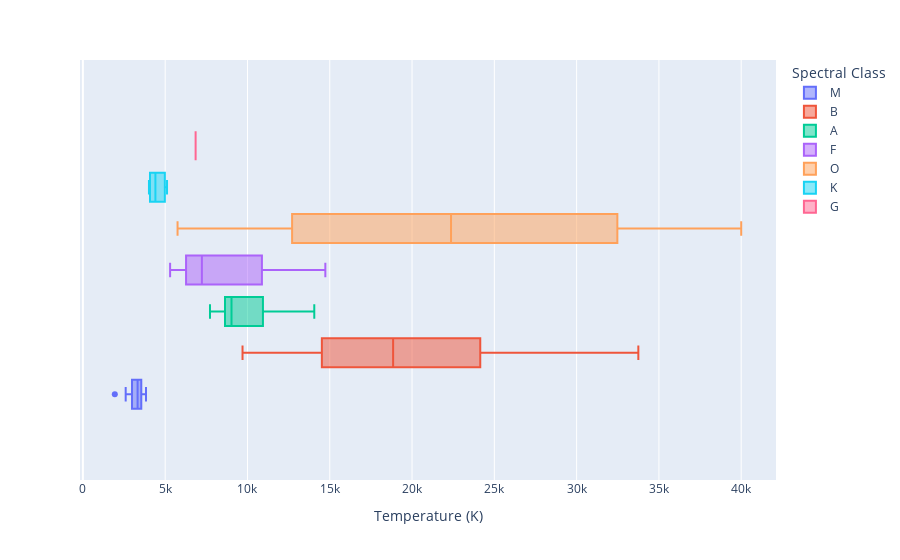
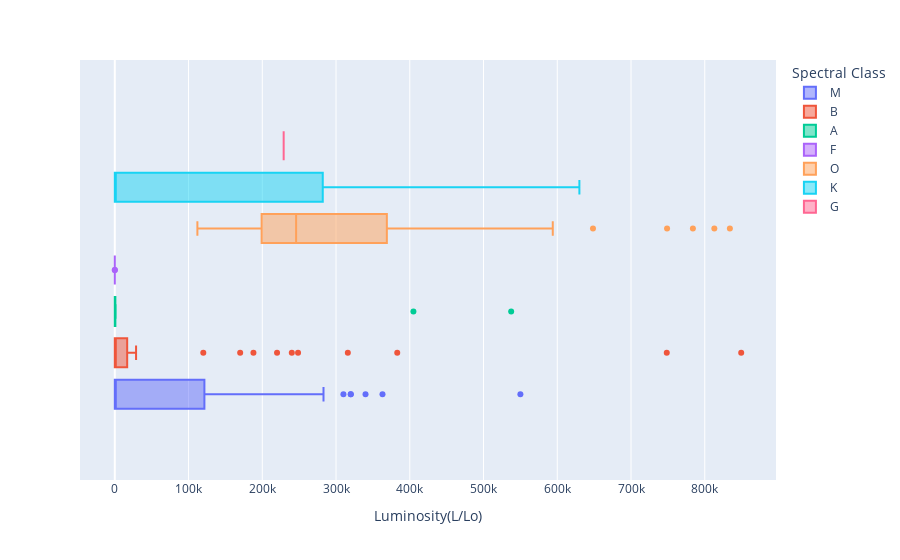
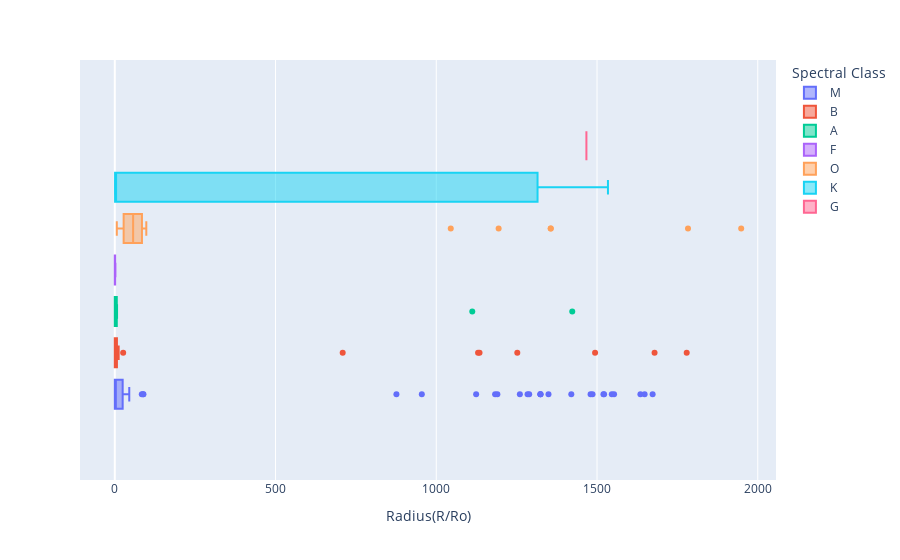
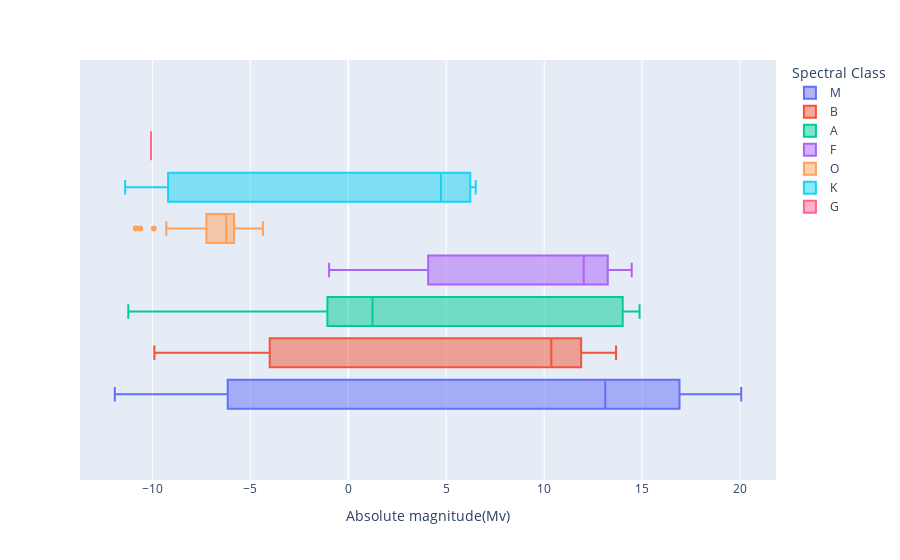

Source (notebook cell) for these figures, in order:
### Markdown cell above
## Data Visualization
### Box Plots - Compare the Spectral Class to every other feature

### Code cell
# https://www.kaggle.com/code/creepycrap/star-type-pred-100-acc-feat-funkyml
col = ['Temperature (K)', 'Luminosity(L/Lo)', 'Radius(R/Ro)',
       'Absolute magnitude(Mv)', 'Star type', 'Star color']
for column in col:
    fig = px.box(data, x = data[column], color = 'Spectral Class')
    fig.show()

### Figure 1 — Plotly figure (JSON) as saved in the notebook; plotly's stock layout.template omitted (floating-point values rounded to 4 significant figures)
{"data": [{"alignmentgroup": "True", "hovertemplate": "Spectral Class=M<br>Temperature (K)=%{x}<extra></extra>", "legendgroup": "M", "marker": {"color": "#636efa"}, "name": "M", "notched": false, "offsetgroup": "M", "orientation": "h", "showlegend": true, "type": "box", "x": [3068, 3042, 2600, 2800, 1939, 2840, 2637, 2600, 2650, 2700, 3600, 3129, 3134, 3628, 2650, 3340, 2799, 3692, 3192, 3441, 3826, 3365, 3270, 3200, 3008, 3600, 3575, 3574, 3625, 3490, 3750, 3834, 3749, 3650, 3450, 3660, 3450, 3752, 3535, 3341, 3432, 2983, 2835, 2935, 3295, 2945, 2817, 2774, 2871, 3345, 3607, 3304, 3150, 3550, 3180, 2890, 3342, 2621, 3158, 3459, 3605, 3615, 3399, 3610, 3553, 3625, 3780, 3323, 3531, 3218, 3146, 3511, 3225, 2935, 2861, 2856, 2731, 3095, 3607, 3100, 2989, 3542, 3243, 3091, 3598, 3324, 3541, 3570, 3500, 3600, 3614, 2831, 2914, 3419, 3218, 3453, 2889, 2968, 3484, 2778, 3523, 3462, 3257, 2994, 3212, 3523, 3598, 3142, 3496, 3324, 3463], "x0": " ", "xaxis": "x", "y0": " ", "yaxis": "y"}, {"alignmentgroup": "True", "hovertemplate": "Spectral Class=B<br>Temperature (K)=%{x}<extra></extra>", "legendgroup": "B", "marker": {"color": "#EF553B"}, "name": "B", "notched": false, "offsetgroup": "B", "orientation": "h", "showlegend": true, "type": "box", "x": [25000, 16500, 30000, 15276, 9700, 33750, 17200, 14100, 12010, 10980, 19860, 33300, 13420, 21020, 18290, 14520, 11900, 12912, 12984, 29560, 16390, 25070, 28700, 26140, 20120, 26000, 11000, 12100, 24490, 16790, 15680, 14982, 13340, 18340, 19920, 24020, 23092, 17920, 19360, 22350, 22012, 19400, 17140, 24145, 27739, 21904], "x0": " ", "xaxis": "x", "y0": " ", "yaxis": "y"}, {"alignmentgroup": "True", "hovertemplate": "Spectral Class=A<br>Temperature (K)=%{x}<extra></extra>", "legendgroup": "A", "marker": {"color": "#00cc96"}, "name": "A", "notched": false, "offsetgroup": "A", "orientation": "h", "showlegend": true, "type": "box", "x": [7740, 8500, 8570, 8052, 8930, 9675, 9030, 11250, 12098, 8924, 7723, 8945, 14060, 13023, 10012, 13089, 9320, 8829, 9235], "x0": " ", "xaxis": "x", "y0": " ", "yaxis": "y"}, {"alignmentgroup": "True", "hovertemplate": "Spectral Class=F<br>Temperature (K)=%{x}<extra></extra>", "legendgroup": "F", "marker": {"color": "#ab63fa"}, "name": "F", "notched": false, "offsetgroup": "F", "orientation": "h", "showlegend": true, "type": "box", "x": [7220, 12990, 7700, 11790, 7230, 5800, 6757, 6380, 5936, 5587, 7100, 10574, 13720, 5300, 7720, 14732, 8250], "x0": " ", "xaxis": "x", "y0": " ", "yaxis": "y"}, {"alignmentgroup": "True", "hovertemplate": "Spectral Class=O<br>Temperature (K)=%{x}<extra></extra>", "legendgroup": "O", "marker": {"color": "#FFA15A"}, "name": "O", "notched": false, "offsetgroup": "O", "orientation": "h", "showlegend": true, "type": "box", "x": [39000, 36108, 40000, 23000, 17120, 11096, 14245, 24630, 12893, 24345, 33421, 37800, 25390, 11567, 12675, 5752, 8927, 7282, 19923, 26373, 17383, 9373, 18000, 34190, 32460, 23678, 12749, 9383, 23440, 16787, 18734, 9892, 10930, 23095, 21738, 38234, 32489, 38940, 30839, 37882], "x0": " ", "xaxis": "x", "y0": " ", "yaxis": "y"}, {"alignmentgroup": "True", "hovertemplate": "Spectral Class=K<br>Temperature (K)=%{x}<extra></extra>", "legendgroup": "K", "marker": {"color": "#19d3f3"}, "name": "K", "notched": false, "offsetgroup": "K", "orientation": "h", "showlegend": true, "type": "box", "x": [4526, 4077, 4980, 5112, 4015, 4287], "x0": " ", "xaxis": "x", "y0": " ", "yaxis": "y"}, {"alignmentgroup": "True", "hovertemplate": "Spectral Class=G<br>Temperature (K)=%{x}<extra></extra>", "legendgroup": "G", "marker": {"color": "#FF6692"}, "name": "G", "notched": false, "offsetgroup": "G", "orientation": "h", "showlegend": true, "type": "box", "x": [6850], "x0": " ", "xaxis": "x", "y0": " ", "yaxis": "y"}], "layout": {"boxmode": "group", "legend": {"title": {"text": "Spectral Class"}, "tracegroupgap": 0}, "margin": {"t": 60}, "xaxis": {"anchor": "y", "domain": [0, 1], "title": {"text": "Temperature (K)"}}, "yaxis": {"anchor": "x", "domain": [0, 1]}}}

### Figure 2 — Plotly figure (JSON) as saved in the notebook; plotly's stock layout.template omitted (floating-point values rounded to 4 significant figures)
{"data": [{"alignmentgroup": "True", "hovertemplate": "Spectral Class=M<br>Luminosity(L/Lo)=%{x}<extra></extra>", "legendgroup": "M", "marker": {"color": "#636efa"}, "name": "M", "notched": false, "offsetgroup": "M", "orientation": "h", "showlegend": true, "type": "box", "x": [0.0024, 0.0005, 0.0003, 0.0002, 0.000138, 0.00065, 0.00073, 0.0004, 0.00069, 0.00018, 0.0029, 0.0122, 0.0004, 0.0055, 0.0006, 0.0038, 0.0018, 0.00367, 0.00362, 0.039, 200000, 340000, 150000, 195000, 280000, 320000, 123000, 200000, 184000, 270000, 283000, 272000, 550000, 310000, 263000, 363000, 174000, 209000, 195000, 0.0056, 0.00067, 0.00024, 0.00034, 0.00014, 0.00098, 0.00032, 0.00098, 0.00036, 0.00072, 0.021, 0.022, 0.0085, 0.0088, 0.004, 0.001, 0.0034, 0.0015, 0.0006, 0.00135, 100000, 126000, 200000, 117000, 132000, 145000, 74000, 200000, 0.00043, 0.00093, 0.00054, 0.00015, 0.00064, 0.00076, 0.00087, 0.00019, 0.000896, 0.000437, 0.00019, 0.00023, 0.008, 0.0087, 0.0009, 0.0023, 0.0081, 0.0011, 0.0034, 0.0013, 320000, 138000, 240000, 145000, 0.000231, 0.000631, 0.000245, 0.000452, 0.000621, 0.000352, 0.000461, 0.000551, 0.000849, 0.000957, 0.0053, 0.0024, 0.0072, 0.0016, 0.0054, 0.0027, 0.00132, 0.00125, 0.0065, 0.0027], "x0": " ", "xaxis": "x", "y0": " ", "yaxis": "y"}, {"alignmentgroup": "True", "hovertemplate": "Spectral Class=B<br>Luminosity(L/Lo)=%{x}<extra></extra>", "legendgroup": "B", "marker": {"color": "#EF553B"}, "name": "B", "notched": false, "offsetgroup": "B", "orientation": "h", "showlegend": true, "type": "box", "x": [0.056, 0.013, 28840, 1136, 74, 220000, 0.00098, 0.00067, 0.00078, 0.00074, 0.0011, 240000, 0.00059, 0.0015, 0.0013, 0.00082, 0.00067, 0.00071, 0.00088, 188000, 1278, 14500, 16790, 14520, 4720, 316000, 170000, 120000, 248490, 0.0014, 0.00122, 0.00118, 0.00109, 0.00134, 0.00156, 0.00159, 0.00132, 0.00111, 0.00125, 12450, 6748, 10920, 883, 382993, 849420, 748490], "x0": " ", "xaxis": "x", "y0": " ", "yaxis": "y"}, {"alignmentgroup": "True", "hovertemplate": "Spectral Class=A<br>Luminosity(L/Lo)=%{x}<extra></extra>", "legendgroup": "A", "marker": {"color": "#00cc96"}, "name": "A", "notched": false, "offsetgroup": "A", "orientation": "h", "showlegend": true, "type": "box", "x": [0.00049, 0.0005, 0.00081, 8.7, 0.00056, 0.00045, 45, 672, 689, 0.00028, 0.00014, 38, 1092, 998, 552, 788, 29, 537493, 404940], "x0": " ", "xaxis": "x", "y0": " ", "yaxis": "y"}, {"alignmentgroup": "True", "hovertemplate": "Spectral Class=F<br>Luminosity(L/Lo)=%{x}<extra></extra>", "legendgroup": "F", "marker": {"color": "#ab63fa"}, "name": "F", "notched": false, "offsetgroup": "F", "orientation": "h", "showlegend": true, "type": "box", "x": [0.00017, 8.5e-05, 0.00011, 0.00015, 8e-05, 0.81, 1.43, 1.35, 1.357, 0.819, 0.00029, 0.00014, 0.00018, 0.59, 7.92, 0.00011, 9.25], "x0": " ", "xaxis": "x", "y0": " ", "yaxis": "y"}, {"alignmentgroup": "True", "hovertemplate": "Spectral Class=O<br>Luminosity(L/Lo)=%{x}<extra></extra>", "legendgroup": "O", "marker": {"color": "#FFA15A"}, "name": "O", "notched": false, "offsetgroup": "O", "orientation": "h", "showlegend": true, "type": "box", "x": [204000, 198000, 813000, 127000, 235000, 112000, 231000, 363000, 184000, 142000, 352000, 202900, 223000, 251000, 452000, 245000, 239000, 131000, 152000, 198000, 342900, 424520, 200000, 198200, 173800, 244290, 332520, 342940, 537430, 246730, 224780, 593900, 783930, 347820, 748890, 272830, 648430, 374830, 834042, 294903], "x0": " ", "xaxis": "x", "y0": " ", "yaxis": "y"}, {"alignmentgroup": "True", "hovertemplate": "Spectral Class=K<br>Luminosity(L/Lo)=%{x}<extra></extra>", "legendgroup": "K", "marker": {"color": "#19d3f3"}, "name": "K", "notched": false, "offsetgroup": "K", "orientation": "h", "showlegend": true, "type": "box", "x": [0.153, 0.085, 0.357, 0.63, 282000, 630000], "x0": " ", "xaxis": "x", "y0": " ", "yaxis": "y"}, {"alignmentgroup": "True", "hovertemplate": "Spectral Class=G<br>Luminosity(L/Lo)=%{x}<extra></extra>", "legendgroup": "G", "marker": {"color": "#FF6692"}, "name": "G", "notched": false, "offsetgroup": "G", "orientation": "h", "showlegend": true, "type": "box", "x": [229000], "x0": " ", "xaxis": "x", "y0": " ", "yaxis": "y"}], "layout": {"boxmode": "group", "legend": {"title": {"text": "Spectral Class"}, "tracegroupgap": 0}, "margin": {"t": 60}, "xaxis": {"anchor": "y", "domain": [0, 1], "title": {"text": "Luminosity(L/Lo)"}}, "yaxis": {"anchor": "x", "domain": [0, 1]}}}

### Figure 3 — Plotly figure (JSON) as saved in the notebook; plotly's stock layout.template omitted (floating-point values rounded to 4 significant figures)
{"data": [{"alignmentgroup": "True", "hovertemplate": "Spectral Class=M<br>Radius(R/Ro)=%{x}<extra></extra>", "legendgroup": "M", "marker": {"color": "#636efa"}, "name": "M", "notched": false, "offsetgroup": "M", "orientation": "h", "showlegend": true, "type": "box", "x": [0.17, 0.1542, 0.102, 0.16, 0.103, 0.11, 0.127, 0.096, 0.11, 0.13, 0.51, 0.3761, 0.196, 0.393, 0.14, 0.24, 0.16, 0.47, 0.1967, 0.351, 19, 23, 88, 17, 25, 29, 45, 89, 84, 1520, 1260, 1183, 1648, 1324, 1349, 1673, 1284, 955, 1546, 0.057, 0.19, 0.094, 0.0918, 0.116, 0.132, 0.093, 0.0911, 0.118, 0.12, 0.273, 0.38, 0.18, 0.35, 0.291, 0.35, 0.24, 0.307, 0.098, 0.161, 1289, 1124, 1635, 1486, 1522, 1324, 876, 1324, 0.0912, 0.0976, 0.11, 0.0932, 0.109, 0.121, 0.0932, 0.0899, 0.0782, 0.0856, 0.492, 0.38, 0.31, 0.34, 0.62, 0.73, 0.24, 0.56, 0.34, 0.256, 1480, 1420, 1190, 1553, 0.0915, 0.116, 0.126, 0.0987, 0.0773, 0.0973, 0.119, 0.0998, 0.112, 0.129, 0.148, 0.46, 0.28, 0.378, 0.319, 0.67, 0.258, 0.336, 0.471, 0.675], "x0": " ", "xaxis": "x", "y0": " ", "yaxis": "y"}, {"alignmentgroup": "True", "hovertemplate": "Spectral Class=B<br>Radius(R/Ro)=%{x}<extra></extra>", "legendgroup": "B", "marker": {"color": "#EF553B"}, "name": "B", "notched": false, "offsetgroup": "B", "orientation": "h", "showlegend": true, "type": "box", "x": [0.0084, 0.014, 6.3, 7.2, 2.89, 26, 0.015, 0.0089, 0.0092, 0.0087, 0.0131, 12, 0.00981, 0.0112, 0.00934, 0.00972, 0.00898, 0.00945, 0.00996, 6.02, 5.68, 5.92, 6.4, 5.49, 6.78, 1679, 1779, 708.9, 1134.0, 0.0121, 0.0114, 0.0113, 0.0116, 0.0124, 0.0142, 0.0127, 0.0104, 0.0106, 0.00998, 6.36, 6.64, 6.03, 5.653, 1494, 1252, 1130], "x0": " ", "xaxis": "x", "y0": " ", "yaxis": "y"}, {"alignmentgroup": "True", "hovertemplate": "Spectral Class=A<br>Radius(R/Ro)=%{x}<extra></extra>", "legendgroup": "A", "marker": {"color": "#00cc96"}, "name": "A", "notched": false, "offsetgroup": "A", "orientation": "h", "showlegend": true, "type": "box", "x": [0.01234, 0.01, 0.0097, 1.8, 0.0095, 0.0109, 2.63, 6.98, 7.01, 0.00879, 0.00878, 2.487, 5.745, 6.21, 5.856, 5.992, 1.91, 1423, 1112], "x0": " ", "xaxis": "x", "y0": " ", "yaxis": "y"}, {"alignmentgroup": "True", "hovertemplate": "Spectral Class=F<br>Radius(R/Ro)=%{x}<extra></extra>", "legendgroup": "F", "marker": {"color": "#ab63fa"}, "name": "F", "notched": false, "offsetgroup": "F", "orientation": "h", "showlegend": true, "type": "box", "x": [0.011, 0.00984, 0.0128, 0.011, 0.013, 0.9, 1.12, 0.98, 1.106, 0.99, 0.012, 0.0092, 0.00892, 0.91, 1.34, 0.00892, 1.93], "x0": " ", "xaxis": "x", "y0": " ", "yaxis": "y"}, {"alignmentgroup": "True", "hovertemplate": "Spectral Class=O<br>Radius(R/Ro)=%{x}<extra></extra>", "legendgroup": "O", "marker": {"color": "#FFA15A"}, "name": "O", "notched": false, "offsetgroup": "O", "orientation": "h", "showlegend": true, "type": "box", "x": [10.6, 10.2, 14, 36, 83, 12, 42, 63, 36, 57, 67, 6.86, 57, 36, 83, 97, 35, 24, 73, 39, 30, 24, 1045, 6.39, 6.237, 35, 76, 98, 81, 62, 46, 80, 25, 86, 92, 1356, 1948.0, 1356, 1194, 1783], "x0": " ", "xaxis": "x", "y0": " ", "yaxis": "y"}, {"alignmentgroup": "True", "hovertemplate": "Spectral Class=K<br>Radius(R/Ro)=%{x}<extra></extra>", "legendgroup": "K", "marker": {"color": "#19d3f3"}, "name": "K", "notched": false, "offsetgroup": "K", "orientation": "h", "showlegend": true, "type": "box", "x": [0.865, 0.795, 1.13, 0.876, 1534, 1315], "x0": " ", "xaxis": "x", "y0": " ", "yaxis": "y"}, {"alignmentgroup": "True", "hovertemplate": "Spectral Class=G<br>Radius(R/Ro)=%{x}<extra></extra>", "legendgroup": "G", "marker": {"color": "#FF6692"}, "name": "G", "notched": false, "offsetgroup": "G", "orientation": "h", "showlegend": true, "type": "box", "x": [1467], "x0": " ", "xaxis": "x", "y0": " ", "yaxis": "y"}], "layout": {"boxmode": "group", "legend": {"title": {"text": "Spectral Class"}, "tracegroupgap": 0}, "margin": {"t": 60}, "xaxis": {"anchor": "y", "domain": [0, 1], "title": {"text": "Radius(R/Ro)"}}, "yaxis": {"anchor": "x", "domain": [0, 1]}}}

### Figure 4 — Plotly figure (JSON) as saved in the notebook; plotly's stock layout.template omitted (floating-point values rounded to 4 significant figures)
{"data": [{"alignmentgroup": "True", "hovertemplate": "Spectral Class=M<br>Absolute magnitude(Mv)=%{x}<extra></extra>", "legendgroup": "M", "marker": {"color": "#636efa"}, "name": "M", "notched": false, "offsetgroup": "M", "orientation": "h", "showlegend": true, "type": "box", "x": [16.12, 16.6, 18.7, 16.65, 20.06, 16.98, 17.22, 17.4, 17.45, 16.05, 10.69, 11.79, 13.21, 10.48, 11.78, 13.07, 14.79, 10.8, 13.53, 11.18, -6.93, -6.2, -6.02, -7.22, -6, -6.6, -6.78, -5.24, -6.74, -9.4, -7.63, -9.2, -8.05, -7.79, -11.75, -11.92, -11.28, -11.24, -11.36, 16.23, 16.94, 16.09, 16.96, 18.89, 17.13, 18.34, 16.45, 17.39, 19.43, 12.3, 10.12, 13.2, 11.94, 10.89, 11.76, 13.46, 11.87, 12.81, 13.98, -10.7, -10.81, -11.33, -10.92, -10.86, -11.03, -10.25, -10.7, 17.16, 19.94, 20.02, 16.92, 17.12, 19.63, 16.88, 16.71, 19.56, 18.09, 10.87, 10.34, 11.17, 13.12, 14.23, 14.75, 11.43, 14.26, 12.23, 14.33, -7.58, -8.18, -7.89, -7.71, 16.21, 18.39, 17.56, 17.34, 17.08, 16.93, 17.45, 16.67, 19.45, 16.35, 11.47, 10.73, 13.45, 12.85, 12.43, 13.67, 14.12, 14.94, 12.78, 14.78], "x0": " ", "xaxis": "x", "y0": " ", "yaxis": "y"}, {"alignmentgroup": "True", "hovertemplate": "Spectral Class=B<br>Absolute magnitude(Mv)=%{x}<extra></extra>", "legendgroup": "B", "marker": {"color": "#EF553B"}, "name": "B", "notched": false, "offsetgroup": "B", "orientation": "h", "showlegend": true, "type": "box", "x": [10.58, 11.89, -4.2, -1.97, 0.16, -6.1, 12.45, 12.17, 12.13, 11.19, 11.34, -6.5, 13.67, 11.52, 12.78, 11.92, 11.38, 12.83, 11.23, -4.01, -3.32, -3.98, -4.09, -3.8, -3.4, -9.1, -9.9, -7.84, -8.24, 12.87, 11.92, 12.23, 12.9, 11.22, 11.34, 10.55, 10.18, 11.66, 11.62, -3.67, -2.55, -3.08, -2.64, -8.84, -7.59, -7.67], "x0": " ", "xaxis": "x", "y0": " ", "yaxis": "y"}, {"alignmentgroup": "True", "hovertemplate": "Spectral Class=A<br>Absolute magnitude(Mv)=%{x}<extra></extra>", "legendgroup": "A", "marker": {"color": "#00cc96"}, "name": "A", "notched": false, "offsetgroup": "A", "orientation": "h", "showlegend": true, "type": "box", "x": [14.02, 14.5, 14.2, 2.42, 13.78, 13.98, 1.45, -2.3, 0.02, 14.87, 14.81, 0.12, -2.04, -1.38, 0.013, -0.12, 1.236, -10.73, -11.23], "x0": " ", "xaxis": "x", "y0": " ", "yaxis": "y"}, {"alignmentgroup": "True", "hovertemplate": "Spectral Class=F<br>Absolute magnitude(Mv)=%{x}<extra></extra>", "legendgroup": "F", "marker": {"color": "#ab63fa"}, "name": "F", "notched": false, "offsetgroup": "F", "orientation": "h", "showlegend": true, "type": "box", "x": [14.23, 12.23, 14.47, 12.59, 14.08, 5.05, 2.41, 2.93, 4.46, 5.03, 14.09, 12.02, 12.97, 5.49, 2.44, 12.89, -0.98], "x0": " ", "xaxis": "x", "y0": " ", "yaxis": "y"}, {"alignmentgroup": "True", "hovertemplate": "Spectral Class=O<br>Absolute magnitude(Mv)=%{x}<extra></extra>", "legendgroup": "O", "marker": {"color": "#FFA15A"}, "name": "O", "notched": false, "offsetgroup": "O", "orientation": "h", "showlegend": true, "type": "box", "x": [-4.7, -4.4, -6.23, -5.76, -6.89, -5.91, -6.12, -5.83, -6.34, -6.24, -5.79, -4.56, -5.92, -6.245, -5.62, -6.63, -7.34, -7.22, -5.69, -5.83, -6.09, -5.99, -8.3, -4.57, -4.36, -6.27, -7.02, -6.98, -5.975, -6.35, -7.45, -7.262, -6.224, -5.905, -7.346, -9.29, -10.84, -9.93, -10.63, -7.8], "x0": " ", "xaxis": "x", "y0": " ", "yaxis": "y"}, {"alignmentgroup": "True", "hovertemplate": "Spectral Class=K<br>Absolute magnitude(Mv)=%{x}<extra></extra>", "legendgroup": "K", "marker": {"color": "#19d3f3"}, "name": "K", "notched": false, "offsetgroup": "K", "orientation": "h", "showlegend": true, "type": "box", "x": [6.506, 6.228, 4.78, 4.68, -11.39, -9.2], "x0": " ", "xaxis": "x", "y0": " ", "yaxis": "y"}, {"alignmentgroup": "True", "hovertemplate": "Spectral Class=G<br>Absolute magnitude(Mv)=%{x}<extra></extra>", "legendgroup": "G", "marker": {"color": "#FF6692"}, "name": "G", "notched": false, "offsetgroup": "G", "orientation": "h", "showlegend": true, "type": "box", "x": [-10.07], "x0": " ", "xaxis": "x", "y0": " ", "yaxis": "y"}], "layout": {"boxmode": "group", "legend": {"title": {"text": "Spectral Class"}, "tracegroupgap": 0}, "margin": {"t": 60}, "xaxis": {"anchor": "y", "domain": [0, 1], "title": {"text": "Absolute magnitude(Mv)"}}, "yaxis": {"anchor": "x", "domain": [0, 1]}}}
